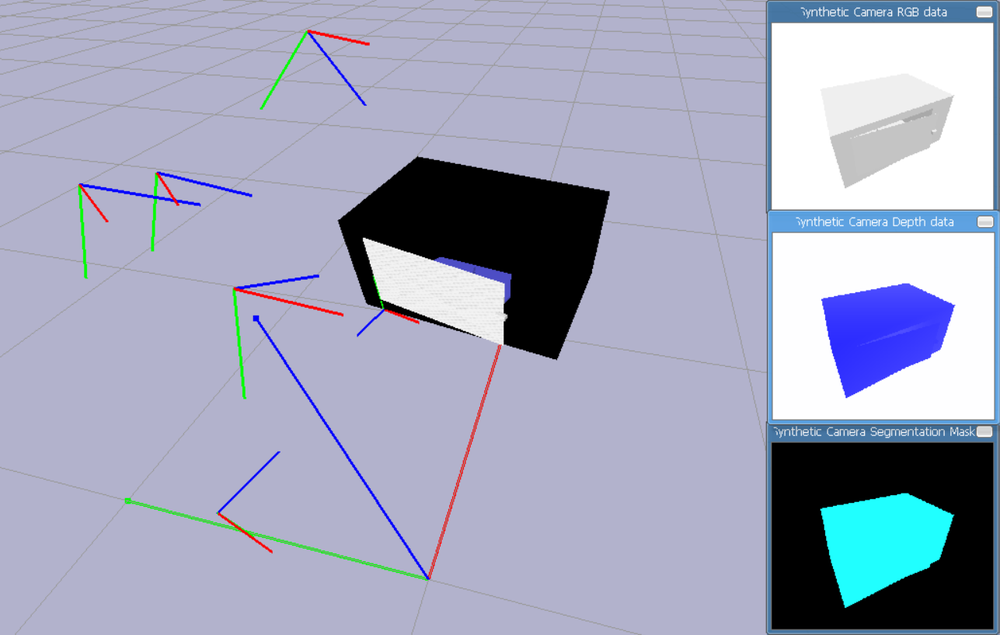
#> input picture articulation-generation/assets/data_collection1.png, 1000 x 635 px, shrunk from 1287 x 817 before the run
$ python real_remove_table.py --image_path assets/data_collection1.png
#> lines starting #> are read from the running program, lines starting #| are printed output that depends on the picture
import argparse
import os
import numpy as np
import cv2
import open3d as o3d

def visualize(pc:np.ndarray, pc_rgb:np.ndarray, marker_pose:np.ndarray, joint_poses:np.ndarray, window_name:str) -> None:
    geometries = []
    camera_frame = o3d.geometry.TriangleMesh.create_coordinate_frame(size=0.5, origin=[0, 0, 0])
    geometries.append(camera_frame)
    pcd = o3d.geometry.PointCloud()
    pcd.points = o3d.utility.Vector3dVector(pc)
    pcd.colors = o3d.utility.Vector3dVector(pc_rgb)
    for j in range(joint_poses.shape[0]):
        joint_frame = o3d.geometry.TriangleMesh.create_coordinate_frame(size=0.3, origin=[0, 0, 0])
        joint_frame.transform(joint_poses[j])
        geometries.append(joint_frame)
    geometries.append(pcd)
    marker_frame = o3d.geometry.TriangleMesh.create_coordinate_frame(size=0.1, origin=[0, 0, 0])
    marker_frame.transform(marker_pose)
    geometries.append(marker_frame)
    o3d.visualization.draw_geometries(geometries, window_name=window_name)


if __name__ == '__main__':
    parser = argparse.ArgumentParser()
    parser.add_argument('--image_path', type=str, help='the path to the RGB image')
    parser.add_argument('--pc_path', type=str, help='the path to the point cloud, need contain `point_cloud` and `rgb` and `joint_pose`')
    parser.add_argument('--marker_width', type=int, help='the num of chessboard marker blocks in width minus 1')
    parser.add_argument('--marker_height', type=int, help='the num of chessboard marker blocks in height minus 1')
    parser.add_argument('--marker_size', type=float, default=0.01, help='the size of chessboard marker block in meter')
    parser.add_argument('--table_color', nargs='+', type=int, help='optionally the color of table in RGB in range [0, 255]')
    args = parser.parse_args()

    # load RGB image
    image = cv2.imread(args.image_path)
#> image is the input picture: shape (635, 1000, 3); mean B, G, R 189.1, 166.5, 161.4
    gray_image = cv2.cvtColor(image, cv2.COLOR_BGR2GRAY)
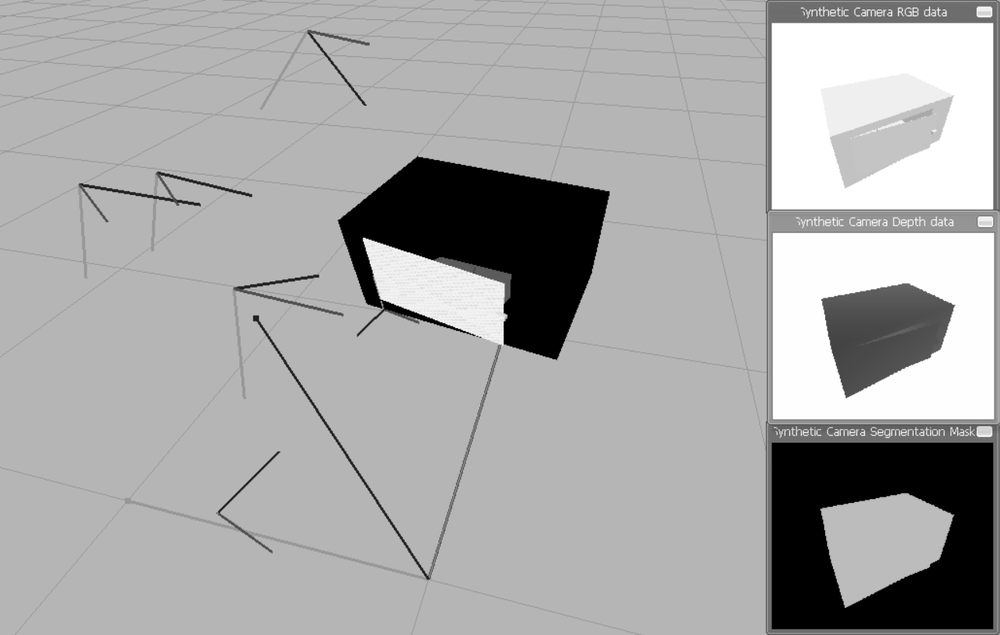
#> gray_image: shape (635, 1000); min 0, max 255, mean 167.6

    # load point cloud
#> (the run stopped early here; a loop or call above may not have finished)
